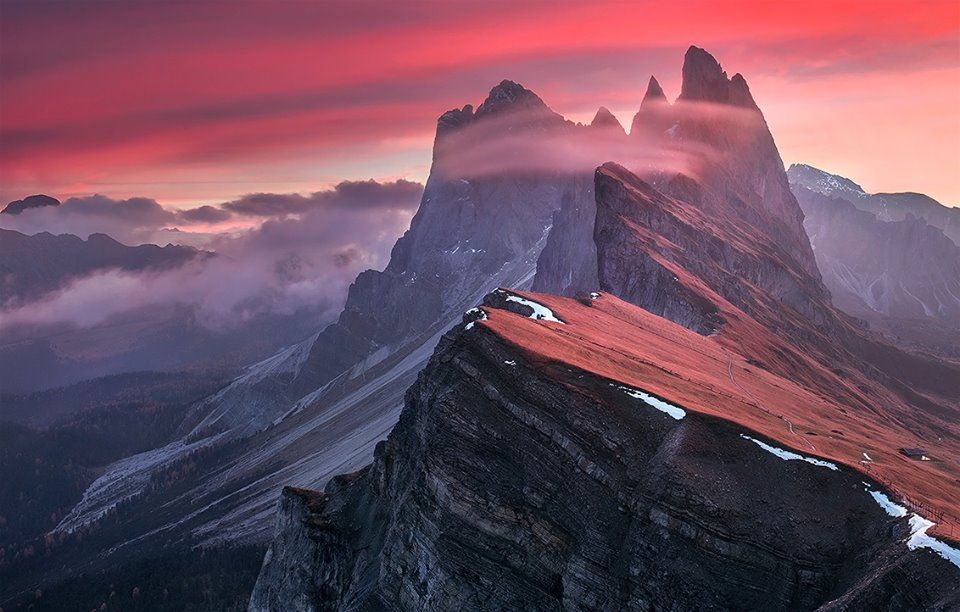
//> input picture pictures/lab03_test1.jpg, 960 x 612 px
$ ./lab08   (built with g++ and OpenCV 4)
//> lines starting //> are read from the running program, lines starting //| are printed output that depends on the picture
#include <opencv2/core.hpp>
#include <opencv2/highgui.hpp>
#include <opencv2/imgproc.hpp>
#include <iostream>
#include <fstream>

using namespace std;
using namespace cv;

Mat convertToLinearRGB(const Mat& img) {
    Mat linearImg = img.clone();
    linearImg.convertTo(linearImg, CV_64FC3);
    normalize(linearImg, linearImg, 0, 1, NORM_MINMAX);

    for (int i = 0; i < linearImg.rows; ++i) {
        for (int j = 0; j < linearImg.cols; ++j) {
            Vec3d& pixel = linearImg.at<Vec3d>(i, j);

            for (int c = 0; c < 3; ++c) {
                double& color = pixel.val[c];

                if (color <= 0.04045) {
                    color /= 12.92;
                }
                else {
                    color = pow((color + 0.055) / 1.055, 2.4);
                }
            }
        }
    }

    return linearImg;
}

Point2f projectToPoint(const Vec3d& point, const Vec3d& basis1, const Vec3d& basis2) {
    float x = static_cast<float>(point.dot(basis1));
    float y = static_cast<float>(point.dot(basis2));
    return Point2f(x, y);
}

Mat createProjectionHistogram(const vector<Point2f>& projectedPoints, const vector<Vec3b>& colors, int histWidth, int histHeight) {
    Mat histogram(histHeight, histWidth, CV_8UC3, Scalar(255, 255, 255));

    float minX = FLT_MAX, maxX = -FLT_MAX;
    float minY = FLT_MAX, maxY = -FLT_MAX;

    for (const auto& point : projectedPoints) {
        minX = min(minX, point.x);
        maxX = max(maxX, point.x);
        minY = min(minY, point.y);
        maxY = max(maxY, point.y);
    }

    for (size_t i = 0; i < projectedPoints.size(); i++) {
        int x = cvRound(histWidth * (projectedPoints[i].x - minX) / (maxX - minX));
        int y = cvRound(histHeight * (projectedPoints[i].y - minY) / (maxY - minY));
        if (x >= 0 && x < histWidth && y >= 0 && y < histHeight) {
            histogram.at<Vec3b>(histHeight - 1 - y, x) = colors[i];
        }
    }

    return histogram;
}

int main() {
    const Mat inputImage = imread("C:/Users/Svt/Desktop/ProcImage/pictures/lab03_test1.jpg", IMREAD_COLOR);
//> inputImage is the input picture: 612 rows x 960 cols, CV_8UC3; mean B, G, R 94.9, 77.3, 110.8

    if (inputImage.empty()) {
        cout << "Could not open or find the image!" << endl;
        return -1;
    }

    Mat linearImage = convertToLinearRGB(inputImage);
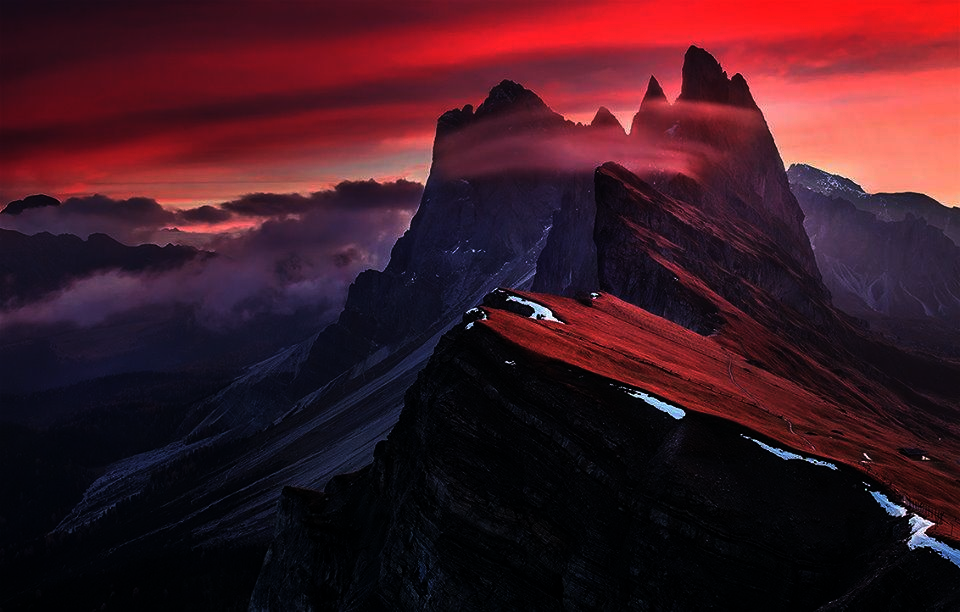
//> linearImage: 612 rows x 960 cols, CV_64FC3; mean B, G, R 0.141, 0.1, 0.249

    Vec3d basis1(1, -1, 0);
    Vec3d basis2(1, 1, -2);

    vector<Point2f> projectedPoints;
    vector<Vec3b> linearColors, originalColors;

    for (int y = 0; y < linearImage.rows; ++y) {
        for (int x = 0; x < linearImage.cols; ++x) {
            Vec3d intensity = linearImage.at<Vec3d>(y, x);

            Vec3d vector(intensity[0] - 0.5, intensity[1] - 0.5, intensity[2] - 0.5);

            Point2f projectedPoint = projectToPoint(vector, basis1, basis2);

            projectedPoints.push_back(projectedPoint);
            linearColors.push_back(intensity);
            originalColors.push_back(inputImage.at<Vec3b>(y, x));
        }
    }
//> after the loop, projectedPoints = 587520 items; linearColors = 587520 items; originalColors = 587520 items

    int histWidth = 256;
    int histHeight = 256;

    Mat projectionHist = createProjectionHistogram(projectedPoints, originalColors, histWidth, histHeight);
//> the loop in createProjectionHistogram, `for (const auto& point : projectedPoints)` made 587520 passes
//> (point, minX, maxX, minY, maxY) on passes 2 to 4: (Point(0.0501, -0.0456), 0.0501, 0.0509, -0.0464, -0.0456), (Point(0.0485, -0.0442), 0.0485, 0.0509, -0.0464, -0.0442), (Point(0.0485, -0.0442), 0.0485, 0.0509, -0.0464, -0.0442)
//> after the loop in createProjectionHistogram, `for (const auto& point : projectedPoints)`: minX = -0.203; maxX = 0.39; minY = -1.84; maxY = 0.828
//> the loop in createProjectionHistogram, `for (size_t i = 0; i < projectedPoints.size(); i++)` made 587520 passes
//> (x, y) on passes 1 to 3: (110, 172), (109, 172), (109, 172)
//> after the loop in createProjectionHistogram, `for (size_t i = 0; i < projectedPoints.size(); i++)`:
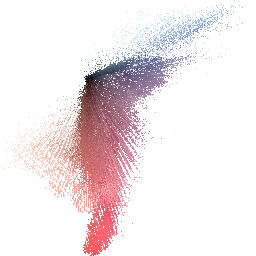
//> histogram: 256 rows x 256 cols, CV_8UC3; mean B, G, R 234, 231.7, 242
    Mat projectionHistLin = createProjectionHistogram(projectedPoints, linearColors, histWidth, histHeight);
//> call 2 of createProjectionHistogram, with histWidth = 256, histHeight = 256
//> the loop in createProjectionHistogram (call 2), `for (const auto& point : projectedPoints)` made 587520 passes
//> after the loop in createProjectionHistogram (call 2), `for (const auto& point : projectedPoints)`: minX = -0.203; maxX = 0.39; minY = -1.84; maxY = 0.828
//> the loop in createProjectionHistogram (call 2), `for (size_t i = 0; i < projectedPoints.size(); i++)` made 587520 passes
//> x on passes 1 to 3: 110, 109, 109
//> after the loop in createProjectionHistogram (call 2), `for (size_t i = 0; i < projectedPoints.size(); i++)`:
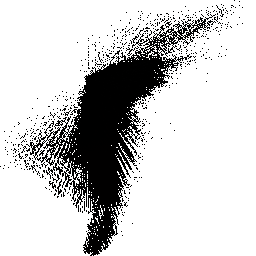
//> histogram: 256 rows x 256 cols, CV_8UC3; mean B, G, R 205.5, 205.5, 205.6

    namedWindow("Projection Histogram LinRGB", WINDOW_NORMAL);
    imshow("Projection Histogram LinRGB", projectionHistLin);
    imwrite("C:/Users/Svt/Desktop/ProcImage/pictures/lab08_hist1.png", projectionHistLin);

    namedWindow("Projection Histogram", WINDOW_NORMAL);
    imshow("Projection Histogram", projectionHist);
    imwrite("C:/Users/Svt/Desktop/ProcImage/pictures/lab08_proj_hist1.png", projectionHist);

    ofstream outFile("C:/Users/Svt/Desktop/ProcImage/pictures/lab08_projected_points_colors1.txt");
    if (!outFile) {
        cout << "Could not open file for writing!" << endl;
        return -1;
    }
    for (size_t i = 0; i < projectedPoints.size(); ++i) {
        outFile << projectedPoints[i].x << " " << projectedPoints[i].y << " "
            << static_cast<int>(linearColors[i][0]) << " "
            << static_cast<int>(linearColors[i][1]) << " "
            << static_cast<int>(linearColors[i][2]) << endl;
    }
    outFile.close();

    waitKey(0);
    destroyAllWindows();

    return 0;
}
